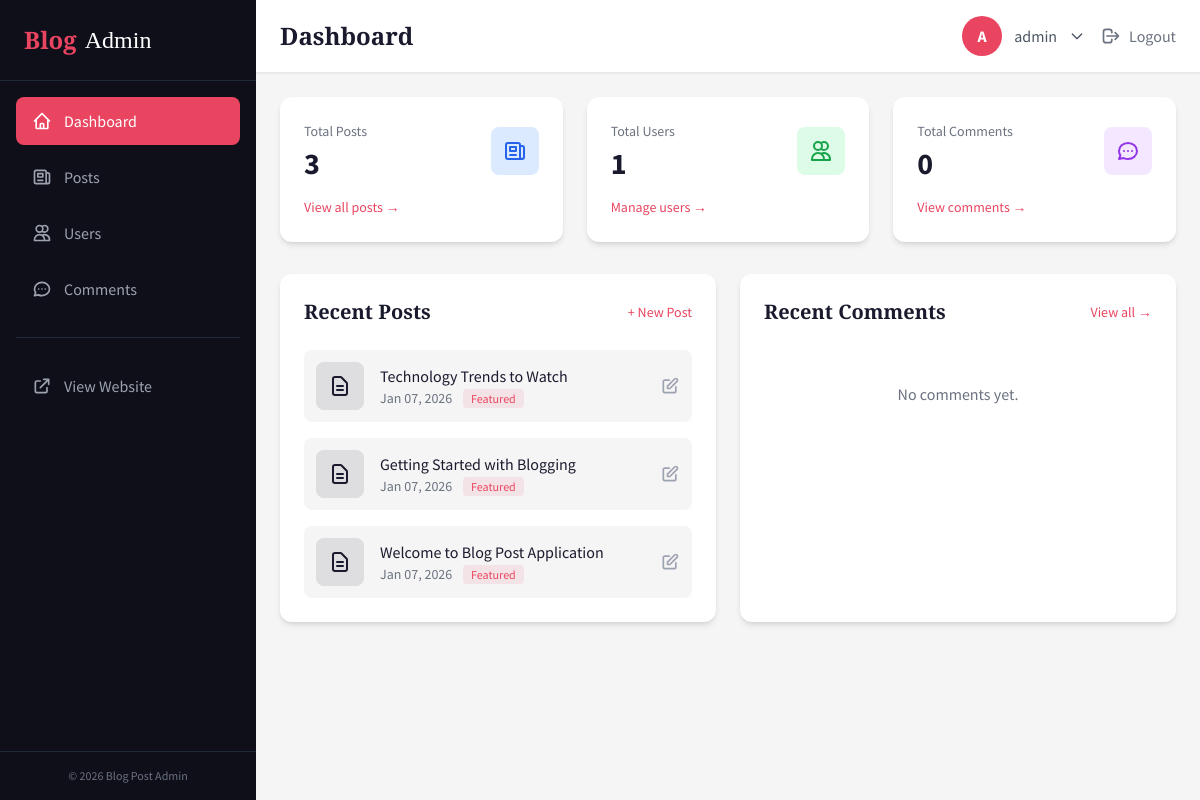
The app's page /dashboard (signed in) with its own data.
### tables this page shows
CREATE TABLE IF NOT EXISTS posts (
    id INT AUTO_INCREMENT PRIMARY KEY,
    slug VARCHAR(200) NOT NULL UNIQUE,
    title VARCHAR(160) NOT NULL,
    excerpt VARCHAR(300) NULL,
    content TEXT NOT NULL,
    cover_image_url VARCHAR(500) NULL,
    author_id INT NOT NULL,
    category VARCHAR(50) DEFAULT 'General',
    is_featured TINYINT(1) DEFAULT 0,
    is_published TINYINT(1) DEFAULT 1,
    views INT DEFAULT 0,
    reading_time_min INT DEFAULT 5,
    created_at TIMESTAMP DEFAULT CURRENT_TIMESTAMP,
    updated_at TIMESTAMP DEFAULT CURRENT_TIMESTAMP ON UPDATE CURRENT_TIMESTAMP,
    FOREIGN KEY (author_id) REFERENCES users(id) ON DELETE CASCADE,
    INDEX idx_slug (slug),
    INDEX idx_is_featured (is_featured),
    INDEX idx_is_published (is_published),
    INDEX idx_category (category),
    INDEX idx_created_at (created_at)
);

### core/Controller.php (called while the page is built, shortened)
<?php
class Controller
{
    protected function view(string $view, array $data = []): void
    {
        extract($data);
        $viewPath = BASE_PATH . '/app/views/' . $view . '.php';
        require_once $viewPath;
    }
}

### app/controllers/dashboard/DashboardController.php (called while the page is built, shortened)
<?php
require_once BASE_PATH . '/core/Controller.php';
require_once BASE_PATH . '/app/models/Post.php';
class DashboardController extends Controller
{
    private Post $postModel;
    private User $userModel;
    private Comment $commentModel;
    public function __construct()
    {
        $this->postModel = new Post();
        $this->userModel = new User();
        $this->commentModel = new Comment();
    }
    public function index(): void
    {
        $totalPosts = $this->postModel->count();
        $totalUsers = $this->userModel->count();
        $totalComments = $this->commentModel->count();
        $recentPosts = $this->postModel->getRecent(5);
        $recentComments = $this->commentModel->getRecent(5);
        $this->view('dashboard/home/index', [
            'pageTitle' => 'Dashboard',
            'totalPosts' => $totalPosts,
            'totalUsers' => $totalUsers,
            'totalComments' => $totalComments,
            'recentPosts' => $recentPosts,
            'recentComments' => $recentComments,
        ]);
    }
}

### public/index.php (called while the page is built, shortened)
<?php
require_once BASE_PATH . '/core/Database.php';
require_once BASE_PATH . '/core/Router.php';
$router = new Router();
try {
    $router->dispatch();
} catch (Exception $e) {
    if (true) {
        echo '<h1>Error</h1>';
        echo '<p>' . htmlspecialchars($e->getMessage()) . '</p>';
        echo '<pre>' . htmlspecialchars($e->getTraceAsString()) . '</pre>';
    } else {
        http_response_code(500);
        echo '<h1>500 - Internal Server Error</h1>';
    }
}

### config/database.php (called while the page is built)
<?php
return [
    'host' => 'localhost',
    'database' => 'blog_post_db',
    'username' => 'root',
    'password' => '',
    'charset' => 'utf8mb4',
];

### core/Database.php (called while the page is built, shortened)
<?php
class Database
{
    private static ?PDO $instance = null;
    public static function getInstance(): PDO
    {
        if (self::$instance === null) {
            $config = require_once BASE_PATH . '/config/database.php';
            $dsn = "mysql:host={$config['host']};dbname={$config['database']};charset={$config['charset']}";
            try {
                self::$instance = new PDO($dsn, $config['username'], $config['password'], [
                    PDO::ATTR_ERRMODE => PDO::ERRMODE_EXCEPTION,
                    PDO::ATTR_DEFAULT_FETCH_MODE => PDO::FETCH_ASSOC,
                    PDO::ATTR_EMULATE_PREPARES => false,
                ]);
            } catch (PDOException $e) {
                throw new Exception("Database connection failed: " . $e->getMessage());
            }
        }
        return self::$instance;
    }
}

### core/Model.php (called while the page is built, shortened)
<?php
class Model
{
    protected PDO $db;
    protected string $table;
    public function __construct()
    {
        $this->db = Database::getInstance();
    }
    public function count(): int
    {
        $stmt = $this->db->query("SELECT COUNT(*) as count FROM {$this->table}");
        return (int) $stmt->fetch()['count'];
    }
}

### app/models/Post.php (called while the page is built, shortened)
<?php
require_once BASE_PATH . '/core/Model.php';
class Post extends Model
{
    public function getRecent(int $limit = 10): array
    {
        $sql = "SELECT p.*, u.username as author_name
                FROM posts p
                LEFT JOIN users u ON p.author_id = u.id
                WHERE p.is_published = 1
                ORDER BY p.created_at DESC
                LIMIT :limit";
        $stmt = $this->db->prepare($sql);
        $stmt->bindValue(':limit', $limit, PDO::PARAM_INT);
        $stmt->execute();
        return $stmt->fetchAll();
    }
}

### app/views/dashboard/home/index.php (the view, shortened to what this page needs)
<div class="grid grid-cols-1 md:grid-cols-3 gap-6 mb-8">
    <div class="bg-white rounded-xl shadow-md p-6">
        <div class="flex items-center justify-between">
            <div>
                <p class="text-gray-500 text-sm font-medium">Total Posts</p>
                <p class="text-3xl font-bold text-primary mt-1"><?= $totalPosts ?? 0 ?></p>
            </div>
            <div class="w-12 h-12 bg-blue-100 rounded-lg flex items-center justify-center">
                <svg class="w-6 h-6 text-blue-600" fill="none" stroke="currentColor" viewBox="0 0 24 24">
                    <path stroke-linecap="round" stroke-linejoin="round" stroke-width="2" d="M19 20H5a2 2 0 01-2-2V6a2 2 0 012-2h10a2 2 0 012 2v1m2 13a2 2 0 01-2-2V7m2 13a2 2 0 002-2V9a2 2 0 00-2-2h-2m-4-3H9M7 16h6M7 8h6v4H7V8z"/>
                </svg>
            </div>
        </div>
        <a href="/blog-post/dashboard/posts" class="text-accent text-sm hover:underline mt-4 inline-block">
            View all posts →
        </a>
    </div>
    <div class="bg-white rounded-xl shadow-md p-6">
        <div class="flex items-center justify-between">
            <div>
                <p class="text-gray-500 text-sm font-medium">Total Users</p>
                <p class="text-3xl font-bold text-primary mt-1"><?= $totalUsers ?? 0 ?></p>
            </div>
            <div class="w-12 h-12 bg-green-100 rounded-lg flex items-center justify-center">
                <svg class="w-6 h-6 text-green-600" fill="none" stroke="currentColor" viewBox="0 0 24 24">
                    <path stroke-linecap="round" stroke-linejoin="round" stroke-width="2" d="M12 4.354a4 4 0 110 5.292M15 21H3v-1a6 6 0 0112 0v1zm0 0h6v-1a6 6 0 00-9-5.197M13 7a4 4 0 11-8 0 4 4 0 018 0z"/>
                </svg>
            </div>
        </div>
        <a href="/blog-post/dashboard/users" class="text-accent text-sm hover:underline mt-4 inline-block">
            Manage users →
        </a>
    </div>
    <div class="bg-white rounded-xl shadow-md p-6">
        <div class="flex items-center justify-between">
            <div>
                <p class="text-gray-500 text-sm font-medium">Total Comments</p>
                <p class="text-3xl font-bold text-primary mt-1"><?= $totalComments ?? 0 ?></p>
            </div>
            <div class="w-12 h-12 bg-purple-100 rounded-lg flex items-center justify-center">
            </div>
        </div>
        <a href="/blog-post/dashboard/comments" class="text-accent text-sm hover:underline mt-4 inline-block">
            View comments →
        </a>
    </div>
</div>
<div class="grid grid-cols-1 lg:grid-cols-2 gap-6">
    <div class="bg-white rounded-xl shadow-md p-6">
        <div class="flex items-center justify-between mb-6">
            <h2 class="font-display text-xl font-bold text-primary">Recent Posts</h2>
            <a href="/blog-post/dashboard/posts/create" class="text-accent text-sm hover:underline">
                + New Post
            </a>
        </div>
        <?php if (empty($recentPosts)): ?>
            <p class="text-gray-500 text-center py-8">No posts yet.</p>
        <?php else: ?>
            <div class="space-y-4">
                <?php foreach ($recentPosts as $post): ?>
                    <div class="flex items-center space-x-4 p-3 bg-light rounded-lg">
                        <div class="w-12 h-12 bg-primary/10 rounded-lg flex items-center justify-center flex-shrink-0">
                            <svg class="w-6 h-6 text-primary" fill="none" stroke="currentColor" viewBox="0 0 24 24">
                                <path stroke-linecap="round" stroke-linejoin="round" stroke-width="2" d="M9 12h6m-6 4h6m2 5H7a2 2 0 01-2-2V5a2 2 0 012-2h5.586a1 1 0 01.707.293l5.414 5.414a1 1 0 01.293.707V19a2 2 0 01-2 2z"/>
                            </svg>
                        </div>
                        <div class="flex-1 min-w-0">
                            <p class="font-medium text-primary truncate"><?= htmlspecialchars($post['title']) ?></p>
                            <p class="text-sm text-gray-500">
                                <?= date('M d, Y', strtotime($post['created_at'])) ?>
                                <?php if ($post['is_featured']): ?>
                                    <span class="ml-2 text-xs bg-accent/10 text-accent px-2 py-0.5 rounded">Featured</span>
                                <?php endif; ?>
                            </p>
                        </div>
                        <a href="/blog-post/dashboard/posts/<?= $post['id'] ?>/edit" class="text-gray-400 hover:text-accent">
                            <svg class="w-5 h-5" fill="none" stroke="currentColor" viewBox="0 0 24 24">
                                <path stroke-linecap="round" stroke-linejoin="round" stroke-width="2" d="M11 5H6a2 2 0 00-2 2v11a2 2 0 002 2h11a2 2 0 002-2v-5m-1.414-9.414a2 2 0 112.828 2.828L11.828 15H9v-2.828l8.586-8.586z"/>
                            </svg>
                        </a>
                    </div>
                <?php endforeach; ?>
            </div>
        <?php endif; ?>
    </div>
    <div class="bg-white rounded-xl shadow-md p-6">
        <div class="flex items-center justify-between mb-6">
            <h2 class="font-display text-xl font-bold text-primary">Recent Comments</h2>
            <a href="/blog-post/dashboard/comments" class="text-accent text-sm hover:underline">
                View all →
            </a>
        </div>
        <?php if (empty($recentComments)): ?>
            <p class="text-gray-500 text-center py-8">No comments yet.</p>
        <?php endif; ?>
    </div>
</div>
<?php
require_once BASE_PATH . '/app/views/dashboard/layouts/main.php';
?>

### core/Router.php (shortened to what this page needs)
<?php
class Router
{
    private array $routes = [];
    private function addRoute(string $method, string $path, string $controller, string $action, array $middleware): void
    {
        $pattern = preg_replace('/\{([a-zA-Z]+)\}/', '(?P<$1>[^/]+)', $path);
        $pattern = '#^' . $pattern . '$#';
        $this->routes[] = [
            'method' => $method,
            'path' => $path,
            'pattern' => $pattern,
            'controller' => $controller,
            'action' => $action,
            'middleware' => $middleware,
        ];
    }
    public function dispatch(): void
    {
        $requestUri = parse_url($_SERVER['REQUEST_URI'], PHP_URL_PATH);
        $basePath = '/blog-post';
        if (strpos($requestUri, $basePath) === 0) {
            $requestUri = substr($requestUri, strlen($basePath));
        }
        $requestMethod = $_SERVER['REQUEST_METHOD'];
        foreach ($this->routes as $route) {
            if ($route['method'] !== $requestMethod) {
                continue;
            }
            if (preg_match($route['pattern'], $requestUri, $matches)) {
                $params = array_filter($matches, 'is_string', ARRAY_FILTER_USE_KEY);
                $controller = new $controllerClass();
                $action = $route['action'];
                call_user_func_array([$controller, $action], $params);
                return;
            }
        }
    }
}

### public/css/dashboard.css (style rules this page uses)
* { scroll-behavior: smooth; }

### records on screen
posts: title "Technology Trends to Watch", created_at "Jan 07, 2026", is_featured "Featured"
posts: title "Getting Started with Blogging", created_at "Jan 07, 2026", is_featured "Featured"
posts: title "Welcome to Blog Post Application", created_at "Jan 07, 2026", is_featured "Featured"

### other values on screen
$totalPosts "3"
$totalUsers "1"
$totalComments "0"
